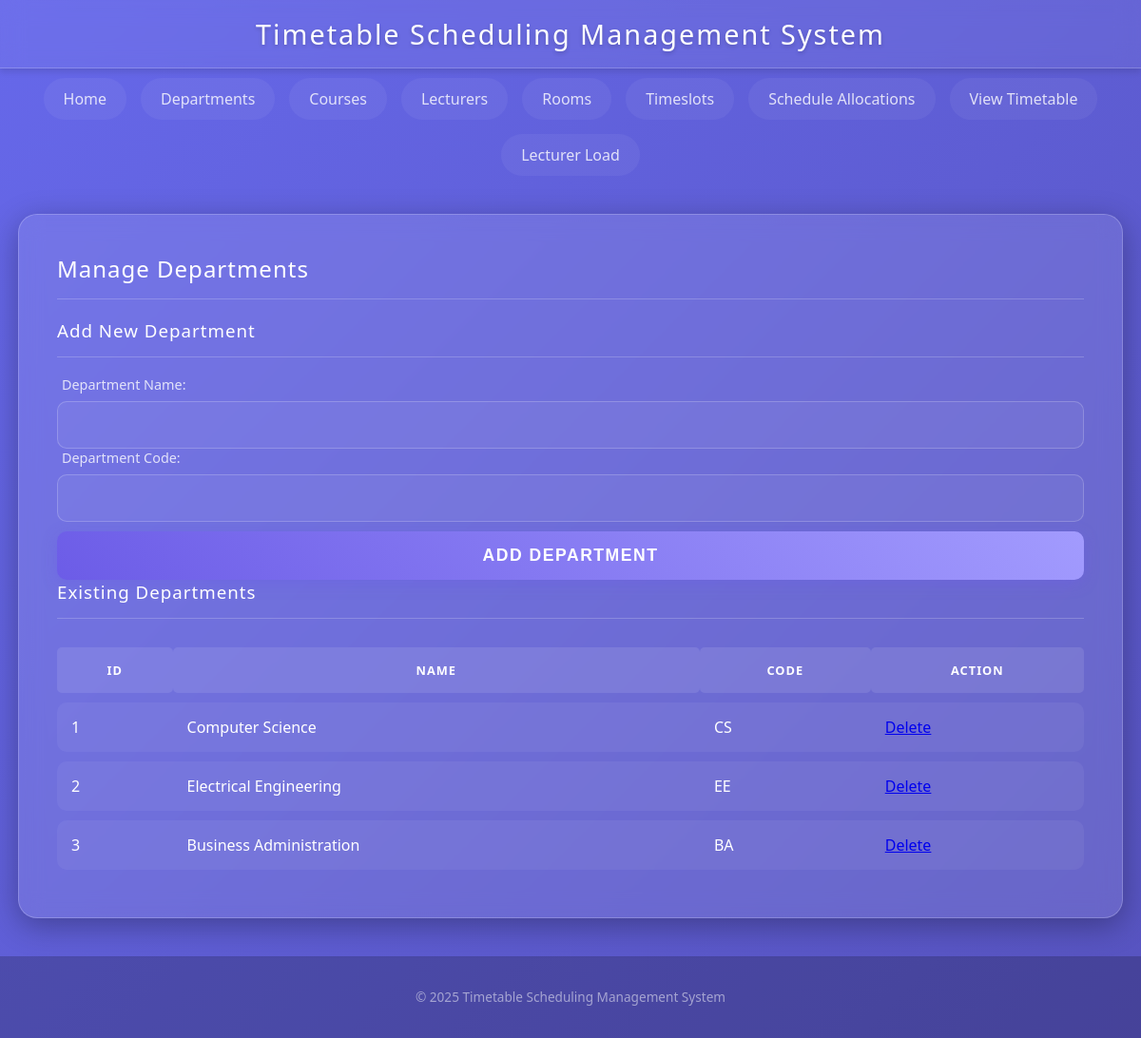
The page /departments.php on the database its author committed.
### tables this page shows
CREATE TABLE departments (
    dept_id INT AUTO_INCREMENT,
    dept_name VARCHAR(100) NOT NULL,
    dept_code VARCHAR(10) NOT NULL UNIQUE,
    PRIMARY KEY (dept_id)
);

### departments.php (the view, shortened to what this page needs)
<?php include 'header.php'; include 'db_connect.php'; ?>
<h2>Manage Departments</h2>
<form method="post" action="">
    <h3>Add New Department</h3>
    <label>Department Name:</label>
    <input type="text" name="dept_name" required>
    <label>Department Code:</label>
    <input type="text" name="dept_code" required>
    <input type="submit" value="Add Department">
</form>
<h3>Existing Departments</h3>
<table>
    <tr>
        <th>ID</th>
        <th>Name</th>
        <th>Code</th>
        <th>Action</th>
    </tr>
    <?php
    $result = $conn->query("SELECT * FROM departments");
    if ($result->num_rows > 0) {
        while($row = $result->fetch_assoc()) {
            echo "<tr>
                    <td>" . $row["dept_id"]. "</td>
                    <td>" . $row["dept_name"]. "</td>
                    <td>" . $row["dept_code"]. "</td>
                    <td><a href='departments.php?delete=" . $row["dept_id"] . "' onclick='return confirm(\"Are you sure?\")'>Delete</a></td>
                  </tr>";
        }
    } else {
        echo "<tr><td colspan='4'>No departments found</td></tr>";
    }
    ?>
</table>
<?php include 'footer.php'; ?>

### style.css (style rules this page uses)
:root { --glass-bg: rgba(255, 255, 255, 0.1); --glass-border: 1px solid rgba(255, 255, 255, 0.2); --glass-shadow: 0 8px 32px 0 rgba(0, 0, 0, 0.3); --backdrop-blur: blur(12px); --text-color: #ffffff; --primary-color: #a29bfe; --accent-color: #00cec9; --error-color: #ff7675; --success-color: #55efc4; --gradient-bg: linear-gradient(135deg, #6668ea 0%, #2a153f 100%); }
body { font-family: 'Segoe UI', 'Roboto', Helvetica, Arial, sans-serif; background: var(--gradient-bg); background-size: 400% 400%; animation: gradientBG 15s ease infinite; margin: 0; padding: 0; min-height: 100vh; color: var(--text-color); display: flex; flex-direction: column; }
h2, h3 { color: white; border-bottom: 1px solid rgba(255, 255, 255, 0.2); padding-bottom: 15px; margin-top: 0; font-weight: 400; letter-spacing: 1px; }
form { background: transparent; padding: 0; border: none; }
input[type=text], input[type=number], input[type=email], input[type=time], input[type=password], select { width: 100%; padding: 15px; background: rgba(255, 255, 255, 0.05); border: 1px solid rgba(255, 255, 255, 0.2); border-radius: 10px; color: white; font-size: 1rem; outline: none; transition: all 0.3s; box-sizing: border-box; }
label { display: block; margin-bottom: 8px; font-weight: 500; color: rgba(255, 255, 255, 0.8); font-size: 0.9rem; margin-left: 5px; }
input[type=submit], .btn { width: 100%; background: linear-gradient(45deg, #6c5ce7, #a29bfe); color: white; padding: 15px; border: none; border-radius: 10px; font-size: 1.1rem; font-weight: 600; cursor: pointer; transition: all 0.3s ease; text-transform: uppercase; letter-spacing: 1.5px; margin-top: 10px; box-shadow: 0 4px 15px rgba(108, 92, 231, 0.4); }
table { width: 100%; border-collapse: separate; border-spacing: 0 10px; margin-top: 20px; }
th { background: rgba(255, 255, 255, 0.1); color: white; padding: 15px; text-transform: uppercase; font-size: 0.8rem; letter-spacing: 1px; border-radius: 5px; }
td { background: rgba(255, 255, 255, 0.05); padding: 15px; transition: all 0.2s; }
tr td:first-child { border-top-left-radius: 10px; border-bottom-left-radius: 10px; }
tr td:last-child { border-top-right-radius: 10px; border-bottom-right-radius: 10px; }

### rows shown on the page
departments: dept_id "1", dept_name "Computer Science", dept_code "CS"
departments: dept_id "2", dept_name "Electrical Engineering", dept_code "EE"
departments: dept_id "3", dept_name "Business Administration", dept_code "BA"
